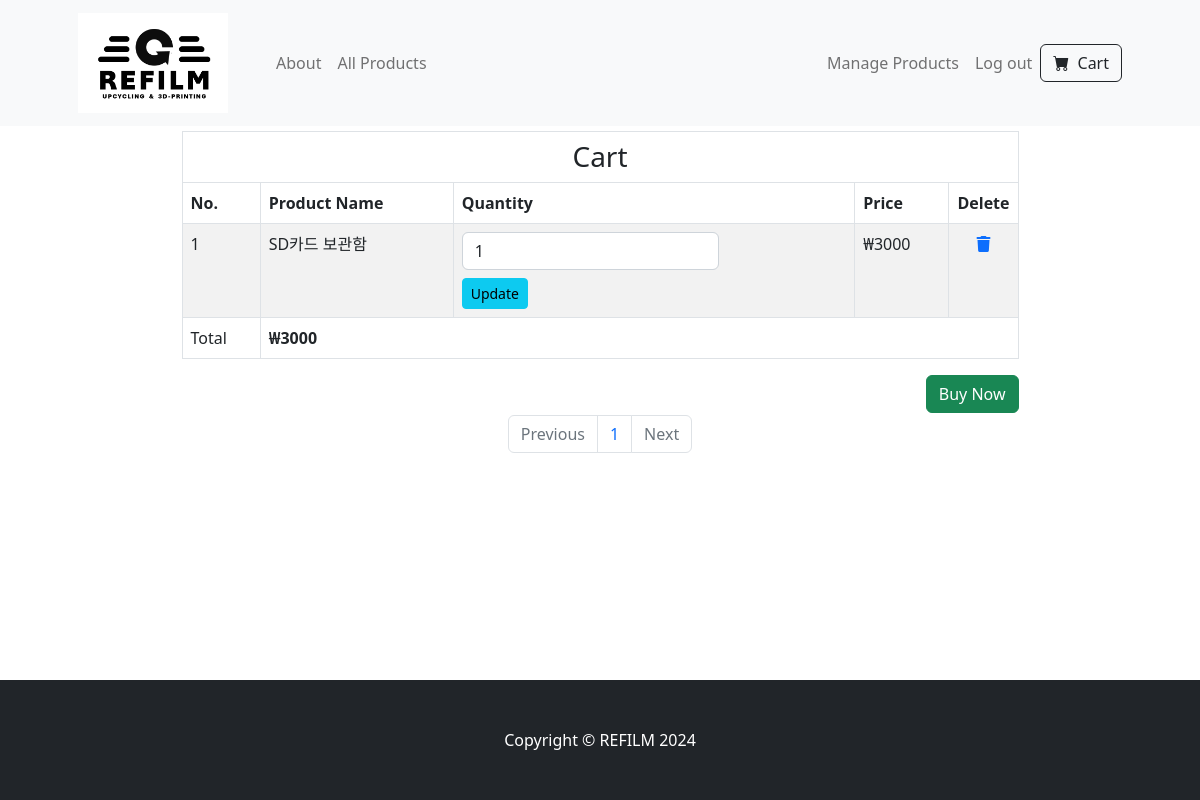
Page /cart (signed in) on the earlier database version.
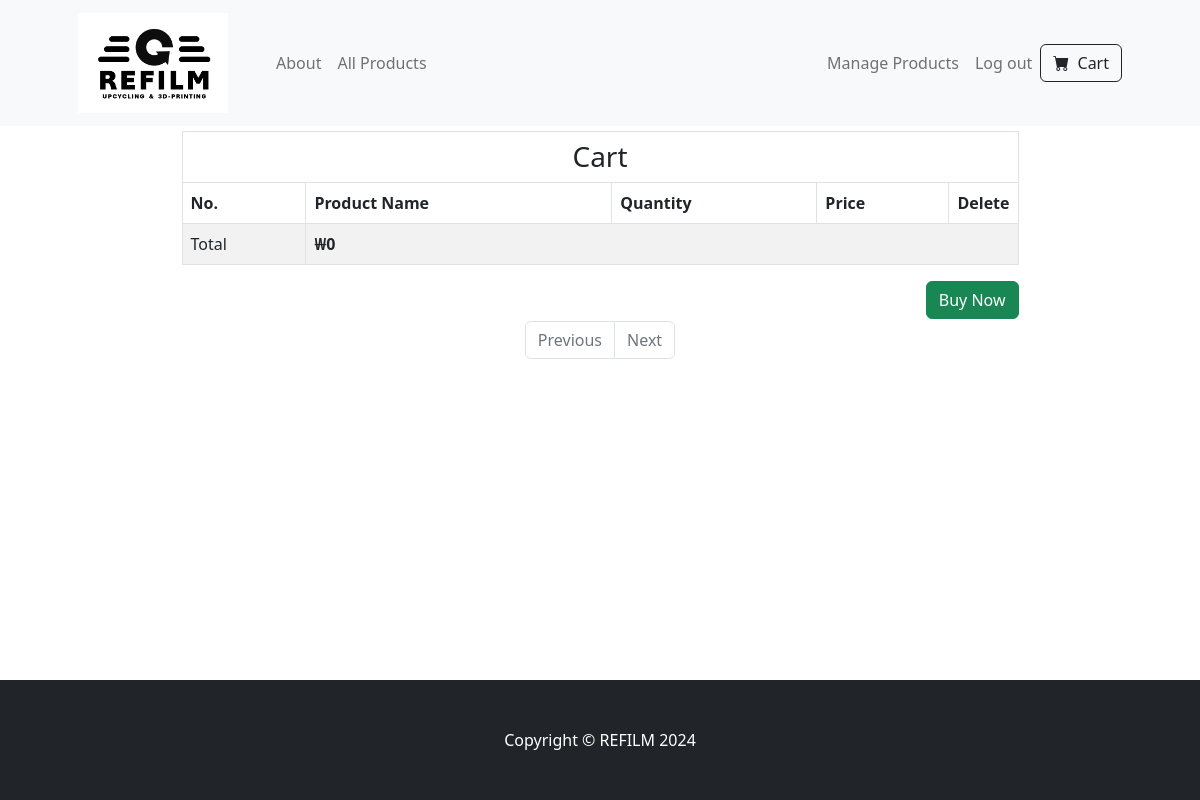
Same page on the later database version.
### tables this page shows
CREATE TABLE products (id INTEGER PRIMARY KEY AUTOINCREMENT NOT NULL, productname TEXT NOT NULL, quantity INTEGER NOT NULL, price INTEGER NOT NULL, image_extension TEXT, description TEXT);

### app.py (the view)
@app.route("/cart")
@login_required
def cart():
    cart = db.execute("SELECT * FROM cart WHERE user_id = ?", session["user_id"])
    products = []
    cnt = 0
    total = 0
    product_list = db.execute("SELECT * FROM products")
    for item in cart:
        product_id = item["product_id"]
        for product in product_list:
            if product["id"] == product_id:
                product_name = product["productname"]
                quantity = item["quantity"]
                if int(quantity) > int(product["quantity"]):
                    quantity = product["quantity"]
                    db.execute("UPDATE cart SET quantity = ? WHERE product_id = ? AND user_id = ?", quantity, product_id, session["user_id"])
                price = product["price"]
                products.append({"index" : cnt + 1, "product_id": product_id, "product_name": product_name, "quantity": quantity, "price": price})
                total += int(quantity) * int(price)
                cnt += 1
                break
    page = int(request.args.get('page', 1))
    length = len(products)
    start = (page - 1) * PER_PAGE
    end = start + PER_PAGE
    products = products[start:end]
    pagination_links = []
    total_pages = (length // PER_PAGE) + (length % PER_PAGE > 0)
    for num in range(1, total_pages + 1):
        link = url_for('cart', page=num)  # Generate URL for each page
        pagination_links.append(link)
    return render_template("cart.html", products=products, pagination_links=pagination_links, page=page, total=total)

### helpers.py (called while the page is built)
def login_required(f):
    @wraps(f)
    def decorated_function(*args, **kwargs):
        if session.get("user_id") is None:
            return redirect("/login")
        return f(*args, **kwargs)
    return decorated_function

### templates/cart.html (shortened to what this page needs)
{% extends "layout.html" %}
{% block content %}
    <div class="container">
        <table class="table table-striped table-bordered mx-auto" style="width : 75%; height:fit-content; margin-top: 5px">
            <thead>
                <tr>
                    <th colspan="6" class="text-center h3">Cart</th>
                </tr>
                <tr>
                    <th>No.</th>
                    <th>Product Name</th>
                    <th>Quantity</th>
                    <th>Price</th>
                    <th style="width:5%; text-align:center">Delete</th>
                </tr>
            </thead>
            <tbody>
                {% for product in products %}
                    <tr>
                        <td>{{ product.index }}</td>
                        <td>{{ product.product_name }}</td>
                        <td>
                            <form action="{{ url_for('update_quantity', product_id=product.product_id) }}" method="post" id="register-form">
                                <input type="number" name="quantity" value="{{ product.quantity }}" min="1" class="form-control" style="width: auto;">
                                <button type="submit" class="btn btn-info btn-sm mt-2">Update</button>
                            </form>
                        </td>
                        <td>₩{{ product.price }}</td>
                        <td style="text-align:center"><a href="delete_item/{{ product.product_id }}"><i class="fa-solid fa-trash"></i></a></td>
                    </tr>
                {% endfor %}
                <tr>
                    <td>Total</td>
                    <td colspan="6" style="font-weight:bold">₩{{ total }}</td>
                </tr>
            </tbody>
        </table>
        <div class="text-right">
            <form action="/purchase" method="post" style="margin-bottom: 2px; text-align: right; margin-right:12.5%" id="buy-now-form">
                <button type="submit" class="btn btn-success">Buy Now</button>
            </form>
        </div>
        <nav aria-label="Page navigation">
            <ul class="pagination justify-content-center">
                {% if page == 1 %}
                    <li class="page-item disabled">
                        <a class="page-link">Previous</a>
                    </li>
                {% else %}
                    <li class="page-item">
                        <a class="page-link" href="{{ url_for('cart', page=page-1) }}">Previous</a>
                    </li>
                {% endif %}
                {% for link in pagination_links %}
                    <li class="page-item">
                        <a class="page-link" href="{{ link }}">{{ loop.index }}</a>
                    </li>
                {% endfor %}
                {% if page >= pagination_links|length %}
                    <li class="page-item disabled">
                        <a class="page-link">Next</a>
                    </li>
                {% else %}
                    <li class="page-item">
                        <a class="page-link" href="{{ url_for('cart', page= page + 1) }}">Next</a>
                    </li>
                {% endif %}
            </ul>
        </nav>
    </div>
{% endblock %}

Differences in the rows shown:
no longer on this page (row edited): products: index "1", product_name "SD카드 보관함", quantity "1", price "3000"
Other differences:
{{ total }}: "3000" → "0"
list line gone: "1"
